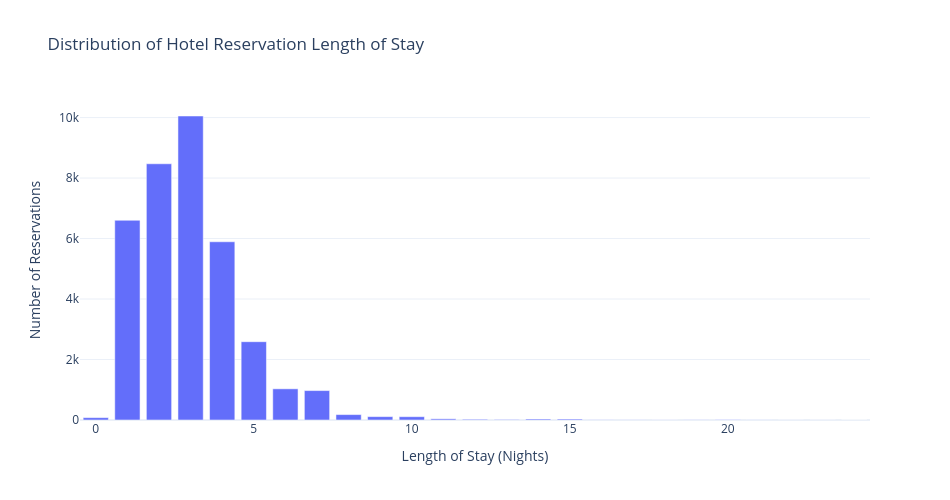

Notebook code cell kept with this figure:
### Markdown cell above
#### Examining Length of Stay Distribution

### Code cell
stay_summary = df["total_nights"].describe(
    percentiles=[0.05, 0.25, 0.50, 0.75, 0.95]
)

print("Length of Stay Summary:")
print(stay_summary.round(2).to_string())

print("\nAdditional Stay Statistics:")
print(f"Zero-Night Reservations: {(df['total_nights'] == 0).sum():,}")
print(f"One-Night Reservations: {(df['total_nights'] == 1).sum():,}")
print(f"Reservations of 2–4 Nights: {df['total_nights'].between(2, 4).sum():,}")
print(f"Reservations Longer Than 7 Nights: {(df['total_nights'] > 7).sum():,}")

print("\nWeekday and Weekend Night Statistics:")
print(
    df[
        ["no_of_week_nights", "no_of_weekend_nights"]
    ].describe().round(2).to_string()
)

stay_distribution = (
    df["total_nights"]
    .value_counts()
    .sort_index()
    .rename_axis("Total_Nights")
    .reset_index(name="Reservations")
)

fig = px.bar(
    stay_distribution,
    x="Total_Nights",
    y="Reservations",
    title="Distribution of Hotel Reservation Length of Stay",
    labels={
        "Total_Nights": "Total Nights",
        "Reservations": "Number of Reservations"
    },
    template="plotly_white"
)

fig.update_layout(
    width=950,
    height=500,
    xaxis_title="Length of Stay (Nights)",
    yaxis_title="Number of Reservations",
    showlegend=False
)

fig.show()

### Figure 1 — Plotly figure (JSON) as saved in the notebook; plotly's stock layout.template omitted (floating-point values rounded to 4 significant figures)
{"data": [{"hovertemplate": "Total Nights=%{x}<br>Number of Reservations=%{y}<extra></extra>", "legendgroup": "", "marker": {"color": "#636efa", "pattern": {"shape": ""}}, "name": "", "orientation": "v", "showlegend": false, "textposition": "auto", "type": "bar", "x": [0, 1, 2, 3, 4, 5, 6, 7, 8, 9, 10, 11, 12, 13, 14, 15, 16, 17, 18, 19, 20, 21, 22, 23, 24], "xaxis": "x", "y": [78, 6604, 8472, 10052, 5893, 2589, 1031, 973, 179, 111, 109, 39, 24, 18, 32, 31, 6, 5, 3, 6, 11, 4, 2, 2, 1], "yaxis": "y"}], "layout": {"barmode": "relative", "height": 500, "legend": {"tracegroupgap": 0}, "showlegend": false, "title": {"text": "Distribution of Hotel Reservation Length of Stay"}, "width": 950, "xaxis": {"anchor": "y", "domain": [0, 1], "title": {"text": "Length of Stay (Nights)"}}, "yaxis": {"anchor": "x", "domain": [0, 1], "title": {"text": "Number of Reservations"}}}}
